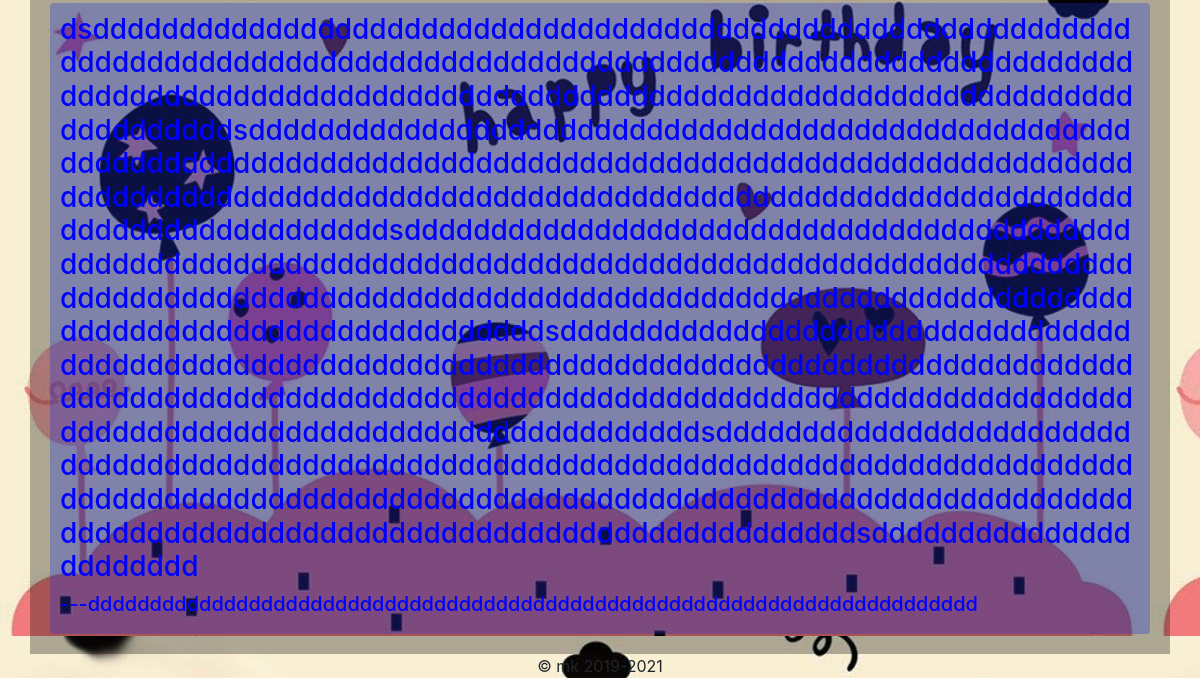
The app's page /a_site/wishes/ (lower part), older data.
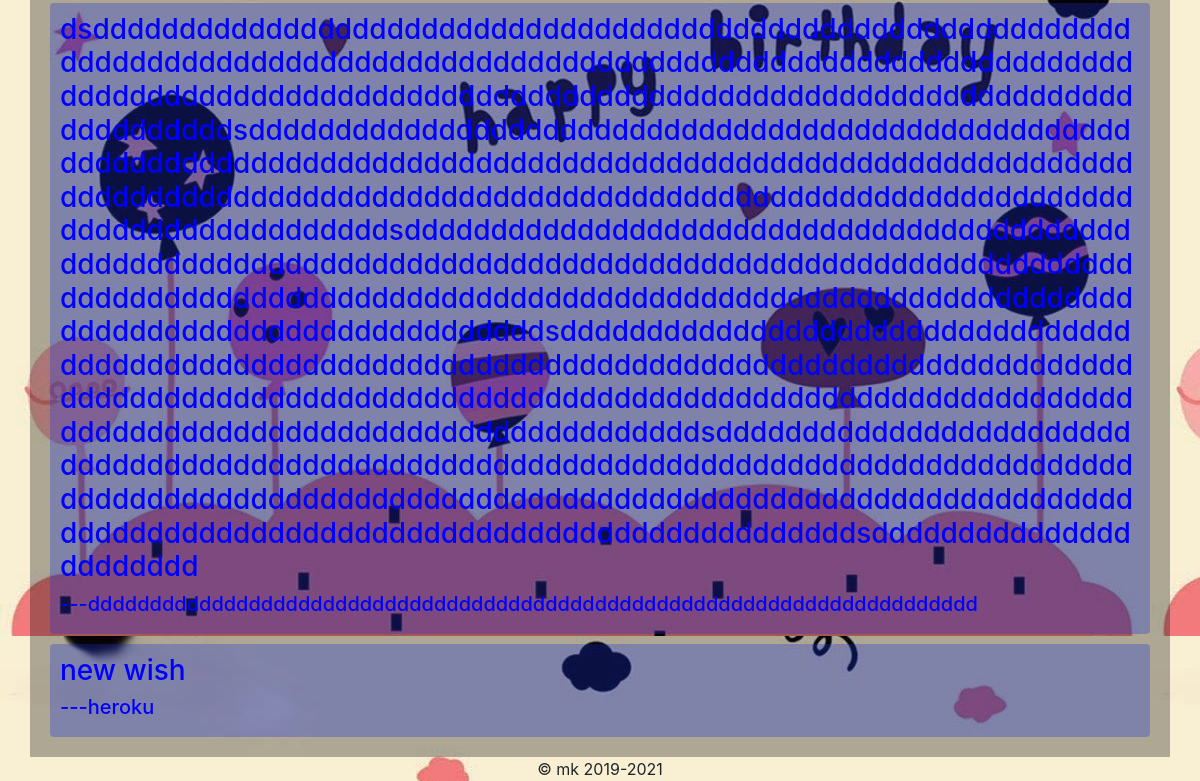
The same page, newer data.
### a_site/models.py (models this page shows, shortened)
class Wishes(models.Model):
	name = models.CharField(max_length=50)
	w_text = models.CharField(max_length=1000)
	idate = models.DateTimeField('insertedtime')

### a_site/views.py (the view)
# urls.py: path('wishes/',views.wishes,name='wishes'),
def wishes(request):
	w = Wishes.objects.all()
	return render(request,'a_site/wishes.html',{'wishes':w})

### a_site/templates/a_site/wishes.html (shortened to what this page needs)
<!DOCTYPE html>
<hmtl>
<head lang="en">
	{% load static %}
	<link rel="stylesheet" text="type/css" href="{% static 'css/main.css' %}">
	<link rel="stylesheet" href="https://maxcdn.bootstrapcdn.com/bootstrap/4.0.0/css/bootstrap.min.css">
</head>
<body>
	<div id="scroll" class="container rouned">
		{% for  w in wishes.all %}
		<div class="w-box rounded">
		<h3 >{{w.w_text}}</h3><h5>---{{w.name}}</h5>
		</div>
		{% endfor %}
	</div>
	<div class="container-fluid text-center fixed-botom">
		&copy mk 2019-2021
	</div>

### a_site/static/css/main.css (style rules this page uses)
body { background-image:url("bg.jpg"); background-attachment: fixed; nd-position: center; }
#scroll { background-color:#0000004d; color:black; border:blue; padding:10px; }
.w-box { margin:10px; padding:10px; word-break:break-all; background-color: #1731db4d; color:blue; }

Row changes from the older to the newer data that the page shows:
added Wishes: w_text "new wish", name "heroku"
